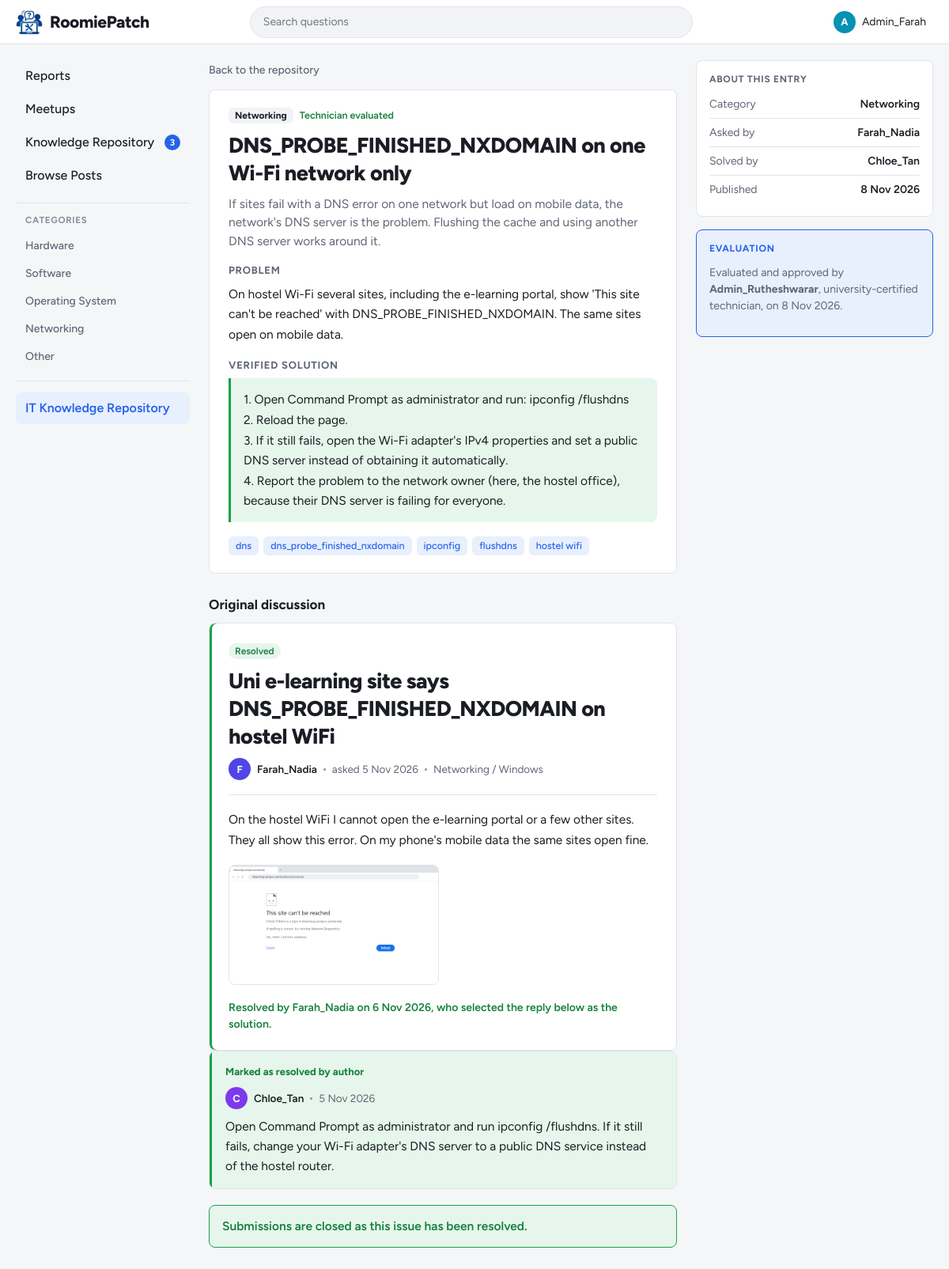
The app's page /student/repository_entry.php?id=4 (signed in) with its own data.
### tables this page shows
CREATE TABLE categories (
    category_id   INT AUTO_INCREMENT PRIMARY KEY,
    category_name VARCHAR(50) NOT NULL UNIQUE
);

CREATE TABLE repository_entries (
    entry_id          INT AUTO_INCREMENT PRIMARY KEY,
    post_id           INT NULL,
    accepted_reply_id INT NULL,
    category          ENUM('Hardware', 'Software', 'Operating System', 'Networking') NOT NULL,   
    title             VARCHAR(150) NOT NULL,
    summary           VARCHAR(300) NOT NULL,
    problem           TEXT NOT NULL,
    solution          TEXT NOT NULL,
    keywords          VARCHAR(255) NULL,
    contributor_id    INT NULL,                   
    solver_id         INT NULL,                   
    submitted_by      INT NULL,
    submitted_at      DATETIME NOT NULL DEFAULT CURRENT_TIMESTAMP,
    status            ENUM('Pending', 'Approved', 'Rejected') NOT NULL DEFAULT 'Pending',
    reviewed_by       INT NULL,                   
    reviewed_at       DATETIME NULL,
    review_notes      TEXT NULL,
    rejection_reason  TEXT NULL,
    is_published      TINYINT(1) NOT NULL DEFAULT 0,
    published_at      DATETIME NULL,
    unpublished_at    DATETIME NULL,
    UNIQUE KEY uq_repository_post (post_id),
    KEY idx_repository_status (status, is_published),
    KEY idx_repository_category (category),
    KEY idx_repository_published (published_at),
    FOREIGN KEY (post_id) REFERENCES posts(post_id) ON DELETE SET NULL,
    FOREIGN KEY (accepted_reply_id) REFERENCES replies(reply_id) ON DELETE SET NULL,
    FOREIGN KEY (contributor_id) REFERENCES users(user_id) ON DELETE SET NULL,
    FOREIGN KEY (solver_id) REFERENCES users(user_id) ON DELETE SET NULL,
    FOREIGN KEY (submitted_by) REFERENCES users(user_id) ON DELETE SET NULL,
    FOREIGN KEY (reviewed_by) REFERENCES users(user_id) ON DELETE SET NULL
);

CREATE TABLE posts (
    post_id     INT AUTO_INCREMENT PRIMARY KEY,
    user_id     INT NOT NULL,
    title       VARCHAR(150) NOT NULL,
    description TEXT NOT NULL,
    category_id INT NOT NULL,
    device_os   ENUM('Windows', 'macOS', 'Linux', 'Android', 'iOS', 'Other') NOT NULL,
    tags        VARCHAR(255) NULL,                 
    status      ENUM('Open', 'Resolved') NOT NULL DEFAULT 'Open',
     
     
     
    accepted_reply_id INT NULL,
    resolved_at DATETIME NULL,
    created_at  DATETIME NOT NULL DEFAULT CURRENT_TIMESTAMP,
    KEY idx_posts_resolved_at (resolved_at),
    FOREIGN KEY (user_id) REFERENCES users(user_id) ON DELETE CASCADE,
    FOREIGN KEY (category_id) REFERENCES categories(category_id)
);

CREATE TABLE users (
    user_id   INT AUTO_INCREMENT PRIMARY KEY,
    username  VARCHAR(50)  NOT NULL UNIQUE,
    login_id  VARCHAR(20)  NOT NULL UNIQUE,       
    password  VARCHAR(255) NOT NULL,              
    role      ENUM('student', 'admin') NOT NULL DEFAULT 'student',
     
     
    reputation INT NOT NULL DEFAULT 0,
     
     
    is_certified_technician TINYINT(1) NOT NULL DEFAULT 0,
    bio       TEXT NULL
);

CREATE TABLE post_images (
    image_id   INT AUTO_INCREMENT PRIMARY KEY,
    post_id    INT NOT NULL,
    image_path VARCHAR(255) NOT NULL,              
    FOREIGN KEY (post_id) REFERENCES posts(post_id) ON DELETE CASCADE
);

CREATE TABLE replies (
    reply_id    INT AUTO_INCREMENT PRIMARY KEY,
    post_id     INT NOT NULL,
    user_id     INT NOT NULL,
    content     TEXT NOT NULL,
    is_resolved TINYINT(1) NOT NULL DEFAULT 0,     
    created_at  DATETIME NOT NULL DEFAULT CURRENT_TIMESTAMP,
    FOREIGN KEY (post_id) REFERENCES posts(post_id) ON DELETE CASCADE,
    FOREIGN KEY (user_id) REFERENCES users(user_id) ON DELETE CASCADE
);

### student/repository_entry.php (the view, shortened to what this page needs)
<?php
require_once '../config/db.php';
$entry_id = (int) get_text('id');
$stmt = $conn->prepare('
    SELECT e.*, c.username AS contributor, s.username AS solver, rv.username AS reviewer,
           p.title AS post_title, p.description AS post_description, p.created_at AS post_created,
           p.resolved_at, p.device_os, p.user_id AS post_author_id, cat.category_name
    FROM repository_entries e
    LEFT JOIN users c ON c.user_id = e.contributor_id
    LEFT JOIN users s ON s.user_id = e.solver_id
    LEFT JOIN users rv ON rv.user_id = e.reviewed_by
    LEFT JOIN posts p ON p.post_id = e.post_id
    LEFT JOIN categories cat ON cat.category_id = p.category_id
    WHERE e.entry_id = ? AND ' . REPO_PUBLIC_SQL);
$stmt->bind_param('i', $entry_id);
$stmt->execute();
$entry = $stmt->get_result()->fetch_assoc();
$accepted = null;
if ($entry['accepted_reply_id'] !== null) {
    $stmt = $conn->prepare('SELECT r.reply_id, r.content, r.created_at, r.user_id, u.username
                            FROM replies r JOIN users u ON u.user_id = r.user_id WHERE r.reply_id = ?');
    $stmt->bind_param('i', $entry['accepted_reply_id']);
    $stmt->execute();
    $accepted = $stmt->get_result()->fetch_assoc();
}
if ($entry['post_id'] !== null) {
    $stmt = $conn->prepare('SELECT image_path FROM post_images WHERE post_id = ? ORDER BY image_id');
    $stmt->bind_param('i', $entry['post_id']);
    $stmt->execute();
    $images = $stmt->get_result()->fetch_all(MYSQLI_ASSOC);
}
$active = 'repository';
include '../includes/header.php';
?>
<main class="content">
    <a class="back-link" href="<?= BASE_URL ?>student/repository.php"><?= icon('chevron-left', 16) ?>Back to the repository</a>
    <article class="thread repo-entry">
        <div class="post-meta">
            <span class="type-badge"><?= e($entry['category']) ?></span>
            <span class="repo-verified"><?= icon('shield-check', 14) ?>Technician evaluated</span>
        </div>
        <h1 class="thread-title"><?= e($entry['title']) ?></h1>
        <p class="repo-summary"><?= nl2br(e($entry['summary'])) ?></p>
        <h2 class="repo-section-title">Problem</h2>
        <div class="repo-text"><?= nl2br(e($entry['problem'])) ?></div>
        <h2 class="repo-section-title">Verified solution</h2>
        <div class="repo-text repo-solution"><?= nl2br(e($entry['solution'])) ?></div>
        <?php if ($entry['keywords']): ?>
            <div class="post-footer">
                <?php foreach (tag_list($entry['keywords']) as $kw): ?>
                    <a class="chip" href="<?= BASE_URL ?>student/repository.php?q=<?= urlencode($kw) ?>"><?= e($kw) ?></a>
                <?php endforeach; ?>
            </div>
        <?php endif; ?>
    </article>
    <h2 class="replies-heading">Original discussion</h2>
    <?php if ($entry['post_id'] === null): ?>
        <div class="feed"><div class="empty-state"><strong>The original discussion is no longer available</strong>The verified solution above is kept in the repository.</div></div>
    <?php else: ?>
        <article class="thread is-resolved">
            <span class="status-badge resolved"><?= icon('check', 14) ?>Resolved</span>
            <h3 class="thread-title"><?= e($entry['post_title']) ?></h3>
            <div class="thread-meta">
                <a class="author-chip" href="<?= BASE_URL ?>student/profile.php?id=<?= (int) $entry['post_author_id'] ?>">
                    <?= avatar($entry['contributor'] ?? '?', 'sm') ?><?= e($entry['contributor'] ?? 'former student') ?>
                </a>
                <span class="dot" aria-hidden="true"></span>
                <span>asked <?= e(date('j M Y', strtotime($entry['post_created']))) ?></span>
                <span class="dot" aria-hidden="true"></span>
                <span><?= e($entry['category_name']) ?> / <?= e($entry['device_os']) ?></span>
            </div>
            <div class="thread-body"><?= nl2br(e($entry['post_description'])) ?></div>
            <?php if ($images): ?>
                <div class="thread-images">
                    <?php foreach ($images as $image): ?>
                        <a href="<?= BASE_URL ?>uploads/posts/<?= e($image['image_path']) ?>" data-lightbox title="Enlarge image">
                            <img src="<?= BASE_URL ?>uploads/posts/<?= e($image['image_path']) ?>" alt="Image attached to the question" loading="lazy">
                        </a>
                    <?php endforeach; ?>
                </div>
            <?php endif; ?>
            <p class="repo-resolution">
                Resolved by <?= e($entry['contributor'] ?? 'the original poster') ?>
                <?= $entry['resolved_at'] ? 'on ' . e(date('j M Y', strtotime($entry['resolved_at']))) : '' ?>,
                who selected the reply below as the solution.
            </p>
        </article>
        <?php if ($accepted): ?>
            <div class="reply-list">
                <article class="reply resolved">
                    <div class="resolved-label"><?= icon('check', 16) ?>Marked as resolved by author</div>
                    <div class="reply-meta">
                        <a class="author-chip" href="<?= BASE_URL ?>student/profile.php?id=<?= (int) $accepted['user_id'] ?>">
                            <?= avatar($accepted['username'], 'sm') ?><?= e($accepted['username']) ?>
                        </a>
                        <span class="dot" aria-hidden="true"></span>
                        <time datetime="<?= e($accepted['created_at']) ?>"><?= e(date('j M Y', strtotime($accepted['created_at']))) ?></time>
                    </div>
                    <div class="reply-body"><?= nl2br(e($accepted['content'])) ?></div>
                </article>
            </div>
        <?php endif; ?>
    <?php endif; ?>
    <div class="closed-note" role="status">
        <p>Submissions are closed as this issue has been resolved.</p>
    </div>
</main>
<aside class="rail">
    <section class="rail-box">
        <h2>About this entry</h2>
        <dl class="info-list">
            <div><dt>Category</dt><dd><?= e($entry['category']) ?></dd></div>
            <div><dt>Asked by</dt><dd><?= e($entry['contributor'] ?? 'former student') ?></dd></div>
            <?php if ($entry['solver']): ?><div><dt>Solved by</dt><dd><?= e($entry['solver']) ?></dd></div><?php endif; ?>
            <div><dt>Published</dt><dd><?= e(date('j M Y', strtotime($entry['published_at']))) ?></dd></div>
        </dl>
    </section>
    <section class="rail-box rail-box-repo">
        <h2><?= icon('shield-check', 16) ?>Evaluation</h2>
        <p>Evaluated and approved by <strong><?= e($entry['reviewer'] ?? 'a certified technician') ?></strong>, university-certified technician, on <?= e(date('j M Y', strtotime($entry['reviewed_at']))) ?>.</p>
    </section>
</aside>
<?php include '../includes/footer.php'; ?>

### includes/functions.php (shortened to what this page needs)
<?php
function e($text)
{
    return htmlspecialchars((string) $text, ENT_QUOTES, 'UTF-8');
}
function tag_list($tags)
{
    $list = [];
    foreach (explode(',', (string) $tags) as $tag) {
        $tag = trim($tag);
        if ($tag !== '') {
            $list[] = $tag;
        }
    }
    return $list;
}
function avatar($username, $size = 'md')
{
    $colours = ['#2563eb', '#0891b2', '#4f46e5', '#0d9488', '#7c3aed', '#1d4ed8'];
    $colour = $colours[crc32($username) % count($colours)];
    $letter = strtoupper(mb_substr($username, 0, 1));
    return '<span class="avatar avatar-' . e($size) . '" style="background:' . $colour . '" aria-hidden="true">'
        . e($letter) . '</span>';
}
function get_text($name, $max = 100)
{
    $value = $_GET[$name] ?? '';
    return mb_substr(trim($value), 0, $max);
}

### includes/sidebar.php (shortened to what this page needs)
<?php
function nav_link($key, $href, $icon_name, $label, $active, $badge = null)
{
    $class = $key === $active ? 'nav-link active' : 'nav-link';
    $current = $key === $active ? ' aria-current="page"' : '';
    $badge_html = '';
    if ($badge !== null) {
        $badge_html = '<span class="nav-badge" data-badge="' . $key . '"' . ($badge > 0 ? '' : ' hidden') . '>'
            . ($badge > 99 ? '99+' : $badge) . '</span>';
    }
    return '<a class="' . $class . '" href="' . BASE_URL . $href . '"' . $current . '>'
        . icon($icon_name) . '<span>' . e($label) . '</span>' . $badge_html . '</a>';
}
?>
<nav class="sidebar" aria-label="Main">
    <?php if ($is_admin): ?>
        <div class="nav-group">
            <?= nav_link('reports', 'admin/dashboard.php', 'flag', 'Reports', $active) ?>
            <?= nav_link('meetups', 'admin/meetups.php', 'meetup', 'Meetups', $active) ?>
            <?php $repo_pending = (int) $conn->query("SELECT COUNT(*) FROM repository_entries WHERE status = 'Pending'")->fetch_row()[0]; ?>
            <?= nav_link('repository_admin', 'admin/repository.php', 'book', 'Knowledge Repository', $active, $repo_pending) ?>
            <?= nav_link('browse', 'student/browse.php', 'list', 'Browse Posts', $active) ?>
        </div>
    <?php endif; ?>
    <div class="nav-group">
        <h2 class="nav-heading">Categories</h2>
        <?php
        $categories = $conn->query('SELECT category_id, category_name FROM categories ORDER BY category_id');
        while ($cat = $categories->fetch_assoc()):
        ?>
            <a class="nav-link nav-link-plain" href="<?= BASE_URL ?>student/browse.php?category=<?= (int) $cat['category_id'] ?>">
                <?= e($cat['category_name']) ?>
            </a>
        <?php endwhile; ?>
    </div>
    <div class="nav-group nav-group-repo">
        <?= nav_link('repository', 'student/repository.php', 'book', 'IT Knowledge Repository', $active) ?>
    </div>
</nav>

### records on screen
categories: category_name "Hardware"
categories: category_name "Software"
categories: category_name "Operating System"
categories: category_name "Networking"
categories: category_name "Other"
repository_entries: category "Networking", title "DNS_PROBE_FINISHED_NXDOMAIN on one Wi-Fi network only", summary "If sites fail with a DNS error on one network but load on mobile data, the network's DNS server is the problem. Flushing the cache and using another DNS server works around it.", problem "On hostel Wi-Fi several sites, including the e-learning portal, show 'This site can't be reached' with DNS_PROBE_FINISHED_NXDOMAIN. The same sites open on mobile data.", solution "1. Open Command Prompt as administrator and run: ipconfig /flushdns 2. Reload the page. 3. If it still fails, open the Wi-Fi adapter's IPv4 properties and set a public DNS server instead of obtaining it automatically. 4. Report the problem to the network owner (here, the hostel office), because their DNS server is failing for everyone.", keywords "dns", keywords "dns_probe_finished_nxdomain", keywords "ipconfig", keywords "flushdns", keywords "hostel wifi", post.title "Uni e-learning site says DNS_PROBE_FINISHED_NXDOMAIN on hostel WiFi", contributor.username "F", contributor.username "Farah_Nadia", post.created_at "5 Nov 2026", categories.category_name "Networking", post.device_os "Windows", post.description "On the hostel WiFi I cannot open the e-learning portal or a few other sites. They all show this error. On my phone's mobile data the same sites open fine.", post.resolved_at "6 Nov 2026", solver.username "Chloe_Tan", published_at "8 Nov 2026", reviewed_by.username "Admin_Rutheshwarar", reviewed_at "8 Nov 2026"
post_images: image_path (picture)
replies: user.username "C", user.username "Chloe_Tan", created_at "5 Nov 2026", content "Open Command Prompt as administrator and run ipconfig /flushdns. If it still fails, change your Wi-Fi adapter's DNS server to a public DNS service instead of the hostel router."

### other values on screen
$letter "A"
$_SESSION['username'] "Admin_Farah"
$label "Reports Meetups Knowledge Repository Browse Posts IT Knowledge Repository"
$badge "3"
